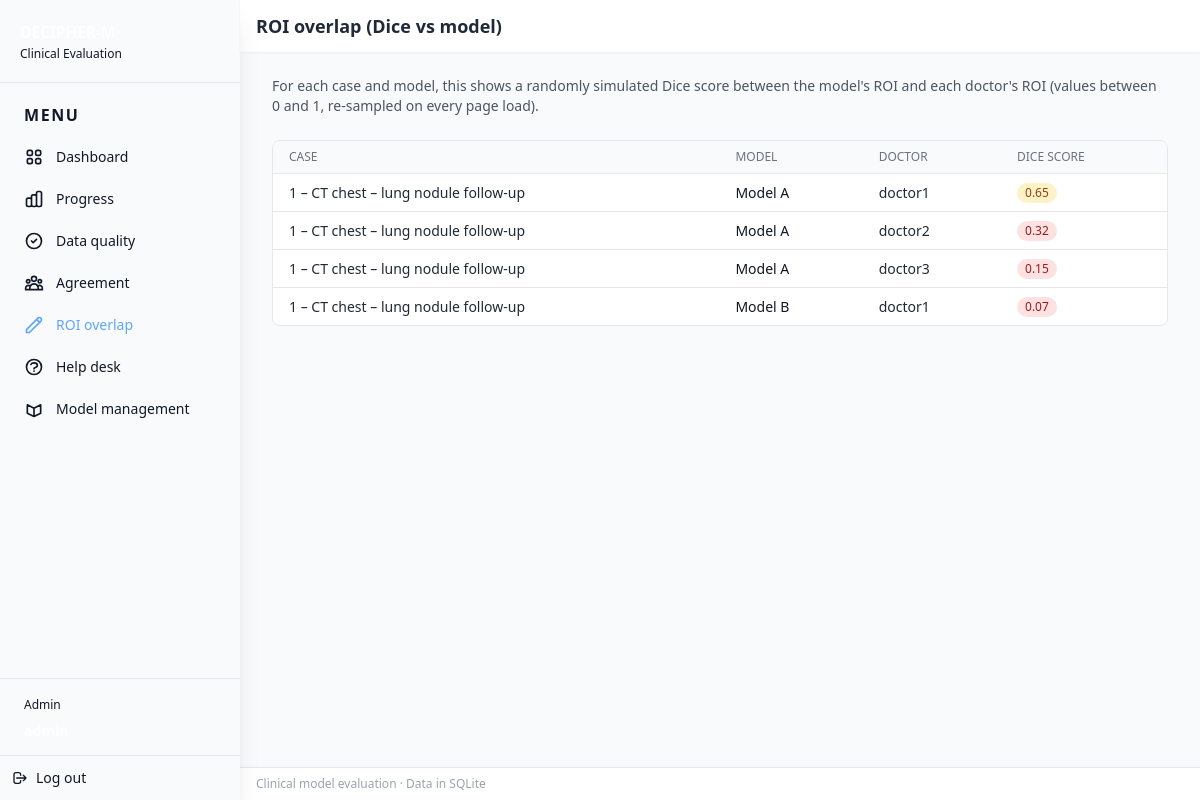
Page /admin/roi (signed in) on the committed database.
### app/models.py (models this page shows)
class User(SQLModel, table=True):
    __tablename__ = "users"
    id: Optional[int] = Field(default=None, primary_key=True)
    username: str = Field(unique=True)
    password_hash: str = Field()
    role: str = Field()  # "doctor" | "admin"
    full_name: Optional[str] = Field(default=None)
    email: Optional[str] = Field(default=None)
    institution: Optional[str] = Field(default=None)
    notes: Optional[str] = Field(default=None)
    created_at: datetime = Field(default_factory=datetime.utcnow)

class Case(SQLModel, table=True):
    id: Optional[int] = Field(default=None, primary_key=True)
    title: str
    clinical_prompt: str = Field(default="")
    modality: str = "text+image"
    outputs: list["ModelOutput"] = Relationship(back_populates="case")

class ModelOutput(SQLModel, table=True):
    id: Optional[int] = Field(default=None, primary_key=True)
    case_id: int = Field(foreign_key="case.id")
    model_name: str
    text_output: str
    image_url: Optional[str] = None
    case: Optional[Case] = Relationship(back_populates="outputs")
    evaluations: list["Evaluation"] = Relationship(back_populates="output")

### app/main.py (the view)
@app.get("/admin/roi", response_class=HTMLResponse)
def admin_roi(request: Request, session: SessionDep):
    user = require_admin(request, session)
    if user is None:
        return RedirectResponse(url="/login?role=admin", status_code=302)
    pairs = _compute_roi_dice(session)
    return templates.TemplateResponse(
        "admin/roi.html",
        {
            "request": request,
            "current_user": user,
            "pairs": pairs,
        },
    )

### app/templates/admin/roi.html (shortened to what this page needs)
{% extends "base.html" %}
{% block header_title %}ROI overlap (Dice vs model){% endblock %}
{% block content %}
<div class="space-y-6">
  <p class="text-sm text-gray-600">
    For each case and model, this shows a randomly simulated Dice score between the model's ROI and each doctor's ROI (values between 0 and 1, re-sampled on every page load).
  </p>
  <div class="bg-white rounded-lg border border-gray-200 overflow-hidden">
    <table class="min-w-full divide-y divide-gray-200">
      <thead class="bg-gray-50">
        <tr>
          <th class="px-4 py-2 text-left text-xs font-medium text-gray-500 uppercase">Case</th>
          <th class="px-4 py-2 text-left text-xs font-medium text-gray-500 uppercase">Model</th>
          <th class="px-4 py-2 text-left text-xs font-medium text-gray-500 uppercase">Doctor</th>
          <th class="px-4 py-2 text-left text-xs font-medium text-gray-500 uppercase">Dice score</th>
        </tr>
      </thead>
      <tbody class="divide-y divide-gray-200">
        {% for p in pairs %}
        <tr>
          <td class="px-4 py-2 text-sm text-gray-800">
            {{ p.case_id }} – {{ p.case_title[:35] }}{% if p.case_title|length > 35 %}…{% endif %}
          </td>
          <td class="px-4 py-2 text-sm font-medium text-gray-900">
            {{ p.model_name }}
          </td>
          <td class="px-4 py-2 text-sm text-gray-800">
            {{ p.doctor }}
          </td>
          <td class="px-4 py-2 text-sm">
            <span class="inline-flex items-center px-2 py-0.5 rounded-full text-xs font-medium
              {% if p.dice >= 0.8 %}bg-emerald-100 text-emerald-800
              {% elif p.dice >= 0.5 %}bg-yellow-100 text-yellow-800
              {% else %}bg-red-100 text-red-800{% endif %}">
              {{ '%.2f'|format(p.dice) }}
            </span>
          </td>
        </tr>
        {% else %}
        <tr>
          <td colspan="4" class="px-4 py-8 text-center text-gray-500 text-sm">
            No ROIs saved yet. Once doctors draw and save ROIs, random Dice scores versus the model ROI will appear here.
          </td>
        </tr>
        {% endfor %}
      </tbody>
    </table>
  </div>
</div>
{% endblock %}

### app/templates/base.html (shortened to what this page needs)
<!DOCTYPE html>
<html lang="en">
  <head>
    <link
      href="https://cdn.jsdelivr.net/npm/tailwindcss@2.2.19/dist/tailwind.min.css"
      rel="stylesheet"
    />
    <link rel="stylesheet" href="/static/styles.css" />
  </head>
  <body class="bg-gray-50 text-gray-900">
    <div class="min-h-screen flex">
      {% if current_user is defined and current_user %}
      <aside class="w-60 min-h-screen sticky top-0 bg-slate-900 text-slate-100 flex-shrink-0 flex flex-col shadow-xl">
        <div class="p-5 border-b border-slate-700/80">
          <h1 class="font-bold text-base tracking-tight text-white">DECIPHER-M</h1>
          <p class="text-xs text-slate-400 mt-0.5">Clinical Evaluation</p>
        </div>
        <nav class="p-3 flex-1 space-y-0.5">
          <p class="px-3 py-2 text-[11px] font-semibold text-slate-500 uppercase tracking-widest">Menu</p>
          {% if current_user.role == 'admin' %}
          <a href="/admin" class="flex items-center gap-3 px-3 py-2.5 rounded-lg text-sm font-medium transition-colors {% if request.url.path == '/admin' %}bg-slate-800 text-blue-400{% else %}text-slate-300 hover:bg-slate-800 hover:text-blue-400{% endif %}">Dashboard</a>
          <a href="/admin/progress" class="flex items-center gap-3 px-3 py-2.5 rounded-lg text-sm font-medium transition-colors {% if request.url.path == '/admin/progress' %}bg-slate-800 text-blue-400{% else %}text-slate-300 hover:bg-slate-800 hover:text-blue-400{% endif %}">Progress</a>
          <a href="/admin/quality" class="flex items-center gap-3 px-3 py-2.5 rounded-lg text-sm font-medium transition-colors {% if request.url.path == '/admin/quality' %}bg-slate-800 text-blue-400{% else %}text-slate-300 hover:bg-slate-800 hover:text-blue-400{% endif %}"><svg class="w-5 h-5 flex-shrink-0" fill="none" stroke="currentColor" viewBox="0 0 24 24"><path stroke-linecap="round" stroke-linejoin="round" stroke-width="2" d="M9 12l2 2 4-4m6 2a9 9 0 11-18 0 9 9 0 0118 0z"/></svg>Data quality</a>
          <a href="/admin/agreement" class="flex items-center gap-3 px-3 py-2.5 rounded-lg text-sm font-medium transition-colors {% if request.url.path == '/admin/agreement' %}bg-slate-800 text-blue-400{% else %}text-slate-300 hover:bg-slate-800 hover:text-blue-400{% endif %}">Agreement</a>
          <a href="/admin/roi" class="flex items-center gap-3 px-3 py-2.5 rounded-lg text-sm font-medium transition-colors {% if request.url.path == '/admin/roi' %}bg-slate-800 text-blue-400{% else %}text-slate-300 hover:bg-slate-800 hover:text-blue-400{% endif %}"><svg class="w-5 h-5 flex-shrink-0" fill="none" stroke="currentColor" viewBox="0 0 24 24"><path stroke-linecap="round" stroke-linejoin="round" stroke-width="2" d="M15.232 5.232l3.536 3.536m-2.036-5.036a2.5 2.5 0 113.536 3.536L6.5 21.036H3v-3.572L16.732 3.732z"/></svg>ROI overlap</a>
          <a href="/help/inbox" class="flex items-center gap-3 px-3 py-2.5 rounded-lg text-sm font-medium transition-colors {% if request.url.path.startswith('/help') %}bg-slate-800 text-blue-400{% else %}text-slate-300 hover:bg-slate-800 hover:text-blue-400{% endif %}">Help desk</a>
          <a href="/admin/models" class="flex items-center gap-3 px-3 py-2.5 rounded-lg text-sm font-medium transition-colors {% if request.url.path == '/admin/models' %}bg-slate-800 text-blue-400{% else %}text-slate-300 hover:bg-slate-800 hover:text-blue-400{% endif %}"><svg class="w-5 h-5 flex-shrink-0" fill="none" stroke="currentColor" viewBox="0 0 24 24"><path stroke-linecap="round" stroke-linejoin="round" stroke-width="2" d="M20 7l-8 4-8-4m16 0l-8 4m8-4v10l-8 4m0-10L4 7m8 4v10M4 7v10l8 4"/></svg>Model management</a>
          {% endif %}
        </nav>
        <div class="p-3 border-t border-slate-700/80">
          <p class="px-3 py-1.5 text-xs font-medium text-slate-500">{{ 'Admin' if current_user.role == 'admin' else 'Doctor' }}</p>
          <p class="px-3 py-0.5 text-sm font-semibold text-white">{{ current_user.username }}</p>
        </div>
        <a href="/logout" class="flex items-center gap-2 p-3 text-sm font-medium text-slate-400 hover:bg-slate-800 hover:text-blue-400 border-t border-slate-700/80 transition-colors"><svg class="w-4 h-4 flex-shrink-0" fill="none" stroke="currentColor" viewBox="0 0 24 24"><path stroke-linecap="round" stroke-linejoin="round" stroke-width="2" d="M17 16l4-4m0 0l-4-4m4 4H7m6 4v1a3 3 0 01-3 3H6a3 3 0 01-3-3V7a3 3 0 013-3h4a3 3 0 013 3v1"/></svg>Log out</a>
      </aside>
      {% endif %}
      <div class="flex-1 flex flex-col min-w-0">
        {% if current_user is defined and current_user %}
        <header class="bg-white shadow-sm py-3 px-4">
          <div class="max-w-5xl mx-auto flex items-center justify-between">
            <h2 class="text-lg font-semibold text-gray-800">{% block header_title %}Clinical Evaluation{% endblock %}</h2>
          </div>
        </header>
        {% endif %}
        <main class="flex-1 py-6 px-4 sm:px-6 lg:px-8">
          <div class="max-w-5xl mx-auto">
            {% block content %}{% endblock %}
          </div>
        </main>
        <footer class="bg-white border-t py-2 px-4 text-xs text-gray-400">
          Clinical model evaluation · Data in SQLite
        </footer>
      </div>
    </div>
  </body>
</html>

### app/static/styles.css (style rules this page uses)
body { -webkit-font-smoothing: antialiased; }

### rows in the picture
User: role "Admin"
Case: title "CT chest – lung nodule follow-up" "CT chest – lung nodule follow-up" "CT chest – lung nodule follow-up" "CT chest – lung nodule follow-up"
ModelOutput: model_name "Model A" "Model A" "Model A"
User: doctor "doctor1" "doctor1"
User: doctor "doctor2"
User: doctor "doctor3"
ModelOutput: model_name "Model B"

### other values in the picture
{{ p.case_id }} "1" "1" "1" "1"
{{ '%.2f'|format(p.dice) }} "0.65" "0.32" "0.15" "0.07"
